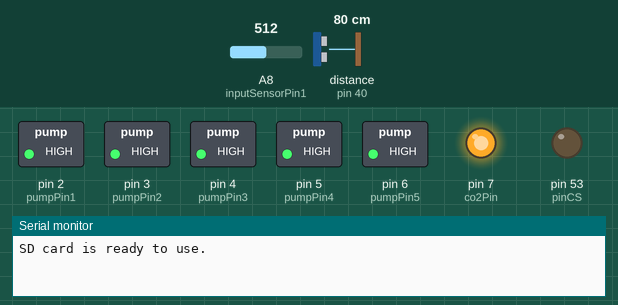
Bench run of a sketch on a simulated Arduino Mega 2560, built with avr-gcc and run on an emulated ATmega2560. Shown: switched loads named in the sketch (green lamp = pin HIGH), output pins drawn as LEDs (lit = HIGH), the last lines printed to the serial monitor. Wiring (inferred from the names in the program): ultrasonic range finder: trigger pin 41; echo pin 40. The inputs (shaded band) are chosen by the test bench; at power-on: A8 (inputSensorPin1) = 512, distance to the obstacle (sensor on pin 40) 80 cm. The echo pulse lasts 58.3 µs per cm; storage starts empty; pins used as bus, display or sensor lines are not drawn.

Above: at 0.1 s.
At 4.6 s:
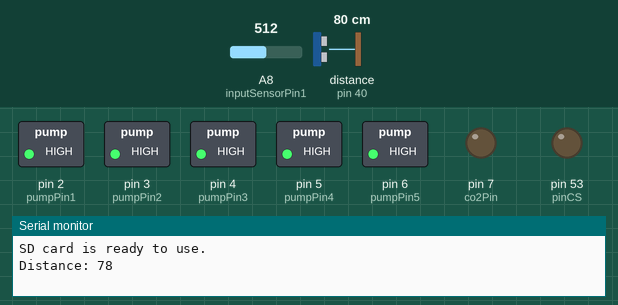
At 9.6 s:
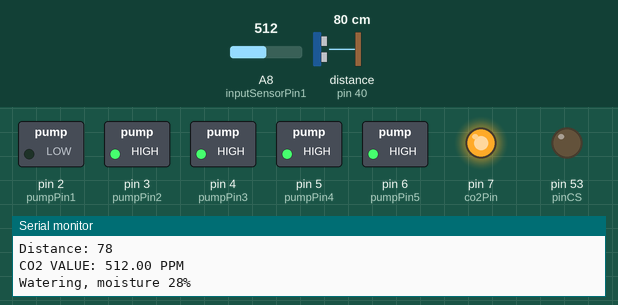
At 42.1 s:
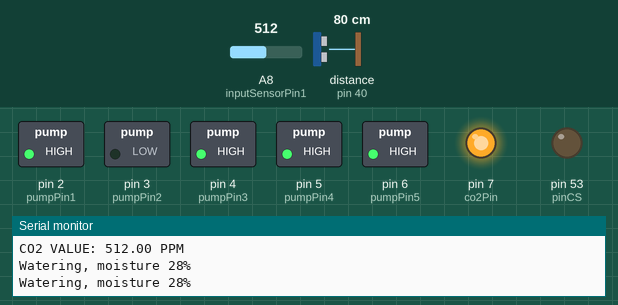
At 74.6 s:
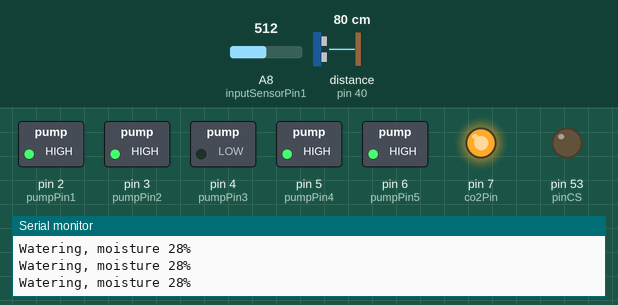
At 107.1 s:
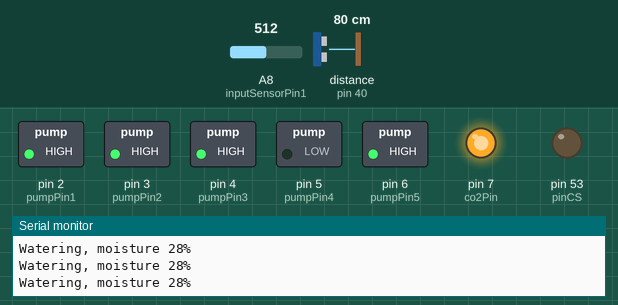
Timing chart, 0 to 108.6 s (numbered marks = the images above):
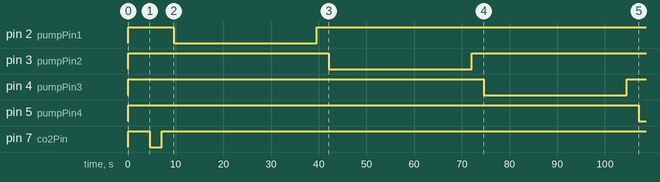

The sketch:

arduino_code.ino
```cpp
#define SENSOR_READ_DELAY 60000 // 1 minute   // 86400000 for once a day.
#define MIN_WATER_LEVEL 12000
#define FULL_MOISTURE_READING 290
#define NO_MOISTURE_READING 595
#define CUT_OFF_MOISTURE_PERCENATGE 101
#define PUMP1_WATERING_TIME 30000  //This is millis
#define PUMP2_WATERING_TIME 30000  //This is millis
#define PUMP3_WATERING_TIME 30000  //This is millis
#define PUMP4_WATERING_TIME 30000  //This is millis
#define PUMP5_WATERING_TIME 30000  //This is millis

#include <SD.h>
#include <SPI.h>

File myFile;

const int pinCS = 53;

const int gasSensor = A7;

const int trigPin = 41;
const int echoPin = 40;

long duration;
int distance;

const int pumpPin1=2;
const int pumpPin2=3;
const int pumpPin3=4;
const int pumpPin4=5;
const int pumpPin5=6;
const int co2Pin=7;

const int inputSensorPin1=A8;
const int inputSensorPin2=A12;
const int inputSensorPin3=A10;
const int inputSensorPin4=A11;
const int inputSensorPin5=A9;

void setup()
{
  // put your setup code here, to run once:

  Serial.begin(9600);
  pinMode(pinCS, OUTPUT);
  pinMode(trigPin, OUTPUT);
  pinMode(echoPin, INPUT);

  // SD Card Initialization
  if (SD.begin())
  {
    Serial.println("SD card is ready to use.");
  } else
  {
    Serial.println("SD card initialization failed");
    return;
  }

  pinMode(pumpPin1,OUTPUT);
  pinMode(pumpPin2,OUTPUT);
  pinMode(pumpPin3,OUTPUT);
  pinMode(pumpPin4,OUTPUT);
  pinMode(pumpPin5,OUTPUT);
  pinMode(co2Pin,OUTPUT);

  digitalWrite(pumpPin1,HIGH);
  digitalWrite(pumpPin2,HIGH);
  digitalWrite(pumpPin3,HIGH);
  digitalWrite(pumpPin4,HIGH);
  digitalWrite(pumpPin5,HIGH);
  digitalWrite(co2Pin,HIGH);
}

void getDistance() {
  for(int i = 0 ; i < 10 ; ++i)
  {
    digitalWrite(trigPin, LOW);
    delayMicroseconds(2);
    digitalWrite(trigPin, HIGH);
    delayMicroseconds(10);
    digitalWrite(trigPin, LOW);
    duration = pulseIn(echoPin, HIGH);
    distance= duration*0.034/2;
  }
  Serial.print("Distance: ");
  Serial.println(distance);
}

void saveAirQuality() {
  digitalWrite(co2Pin, LOW);
  delay(2500);
  digitalWrite(co2Pin, HIGH);
  myFile = SD.open("temp.txt", FILE_WRITE);
  float ppm;
  ppm = analogRead(gasSensor);  // read ppm value
  myFile.println(ppm); // save air quality data
  Serial.print("CO2 VALUE: ");
  Serial.print(ppm);
  Serial.println(" PPM");
  myFile.close();
}

void getMoisturePercentageAndWaterIt(int sensorValue, int outPinNo, int wateringTime)
{
  sensorValue = constrain(sensorValue ,FULL_MOISTURE_READING, NO_MOISTURE_READING);
  int moisturePercentage = map(sensorValue, FULL_MOISTURE_READING, NO_MOISTURE_READING, 100, 0);

  if (moisturePercentage < CUT_OFF_MOISTURE_PERCENATGE)
  {
    Serial.print("Watering, moisture ");
    Serial.print(moisturePercentage);
    Serial.println("%");
    digitalWrite(outPinNo, LOW);
    delay(wateringTime);
    digitalWrite(outPinNo, HIGH);
  }
  else
  {
    Serial.print("Moisture level is good : ");
    Serial.print(moisturePercentage);
    Serial.println("%");
  }
}


void loop()
{
  delay(2000);
  // put your main code here, to run repeatedly:

  getDistance();
  if(distance < MIN_WATER_LEVEL)
  {
    delay(2500);
    Serial.println("");
    // PPM read and print
    saveAirQuality();

    delay(2500);

    Serial.println("");
    // Watering

    int inputSensorPin1Value = analogRead(inputSensorPin1);
    getMoisturePercentageAndWaterIt(inputSensorPin1Value, pumpPin1, PUMP1_WATERING_TIME);

    delay(2500);

    int inputSensorPin2Value = analogRead(inputSensorPin1);  //stricat
    getMoisturePercentageAndWaterIt(inputSensorPin2Value, pumpPin2, PUMP2_WATERING_TIME);

    delay(2500);

    int inputSensorPin3Value = analogRead(inputSensorPin3);
    getMoisturePercentageAndWaterIt(inputSensorPin3Value, pumpPin3, PUMP3_WATERING_TIME);


    delay(2500);

    int inputSensorPin4Value = analogRead(inputSensorPin4);
    getMoisturePercentageAndWaterIt(inputSensorPin4Value, pumpPin4, PUMP4_WATERING_TIME);

    delay(2500);

    int inputSensorPin5Value = analogRead(inputSensorPin5);
    getMoisturePercentageAndWaterIt(inputSensorPin5Value, pumpPin5, PUMP5_WATERING_TIME);

    delay(2500);
   }

  else{
    Serial.println("Water level too low!");
    }

  Serial.println("");
  Serial.println("");
  delay(SENSOR_READ_DELAY);
}
```

Measured:
- by itself, pin 2 (pumpPin1): HIGH → LOW at 9.6 s, → HIGH 30.0 s later
- by itself, pin 3 (pumpPin2): HIGH → LOW at 42.1 s, → HIGH 30.0 s later
- by itself, pin 4 (pumpPin3): HIGH → LOW at 74.6 s, → HIGH 30.0 s later
- by itself, pin 5 (pumpPin4): HIGH → LOW at 107 s
- by itself, pin 7 (co2Pin): HIGH → LOW at 4.6 s, → HIGH 2.5 s later
